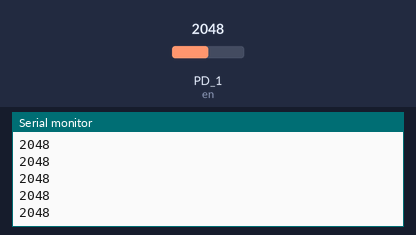
Simulated run of this sketch. Board: TI Tiva C LaunchPad. On the bench: the last lines printed to the serial monitor. The inputs (shaded band) are chosen by the test bench; at power-on: PD_1 (en) = 2048.

Above: at 1.2 s.
1.3 s: PD_1 (en) set to 2866
At 2.1 s:
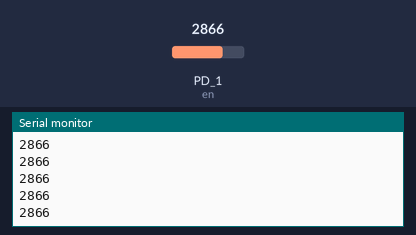
2.8 s: PD_1 (en) set to 3603
At 3.7 s:
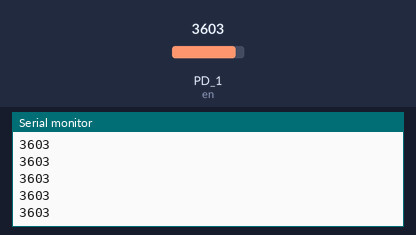
Timing chart, 0 to 5.8 s (numbered marks = the images above; inputs shaded):
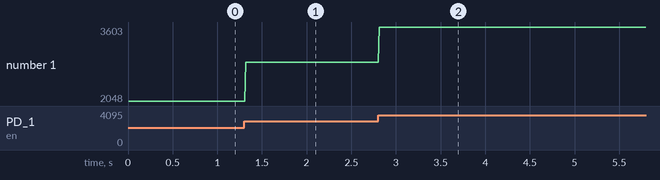

The sketch:

lecturase_al.ino
```cpp
int en=PD_1,k;
int c[100];

void setup() {
pinMode(en,INPUT);
Serial.begin(9600);
}

void loop() {
  for(int n=0;n<=99;n++){
  c[n]=analogRead(en);
  k=c[n];
  delay(10);
  Serial.println(k);
  }
  }
```

Measured:
- after the input at 1.3 s, the serial monitor: prints a new line at once (image 1)
- after the input at 2.8 s, the serial monitor: prints a new line at once (image 2)
- plotted number 1: 2048 → 2866 after the input at 1.3 s, 2866 → 3603 after the input at 2.8 s
